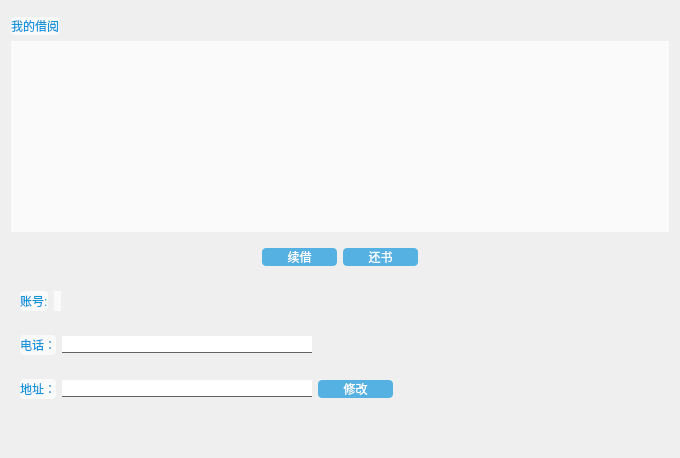
<?xml version="1.0" encoding="UTF-8"?>
<ui version="4.0">
 <class>PersonalCenter</class>
 <widget class="QWidget" name="PersonalCenter">
  <property name="geometry">
   <rect>
    <x>0</x>
    <y>0</y>
    <width>680</width>
    <height>458</height>
   </rect>
  </property>
  <property name="windowTitle">
   <string>Form</string>
  </property>
  <property name="styleSheet">
   <string notr="true">QLabel,
QPushButton 
{
	border: none;
	color: #1296db;
	font: 14px &quot;微软雅黑&quot;;
}

QTableView
{
	border: none;
	background-color: rgba(255, 255, 255, 0.7);
	color: #000000;
	font: 14px &quot;微软雅黑&quot;;
}

QTableView:item:selected
{
	color: #1296db;
	background: qlineargradient(spread: pad, x1: 0, y1: 0, x2: 0, y2: 1, stop: 0 #def0fe, stop: 1 #c0def6);
}

QTableView:item:hover
{
	background: qlineargradient(spread: pad, x1: 0, y1: 0, x2: 0, y2: 1, stop: 0 #f2f9ff, stop: 1 #daefff);
}

QTableView:item
{
	padding: 5px;
	margin: 0px;
}

QScrollBar:vertical
{
	padding-top: 15px;
	padding-bottom: 15px;
	background-color: rgba(0, 0, 0, 0);
}

QScrollBar:add-line:vertical
{
	height: 15px;
	width: 15px;
	subcontrol-position: bottom;
	subcontrol-origin: margin;
	border-image: url(:/Images/down.png);
}

QScrollBar:add-line:vertical:pressed
{
	height: 15px;
	width: 15px;
	subcontrol-position: bottom;
	subcontrol-origin: margin;
	border-image: url(:/Images/down_pre.png);
}

QScrollBar:sub-line:vertical
{
	height: 15px;
	width: 15px;
	subcontrol-position: top;
	subcontrol-origin: margin;
	border-image: url(:/Images/up.png);
}

QScrollBar:sub-line:vertical:pressed
{
	height: 15px;
	width: 15px;
	subcontrol-position: top;
	subcontrol-origin: margin;
	border-image: url(:/Images/up_pre.png);
}

QScrollBar:handle:vertical
{
	background: #1296db;
	width: 15px;
}

QScrollBar:handle:vertical:hover
{
	width: 15px;
	background: #00aaff;
}

QPushButton:pressed
{
	color: #ffffff;
}

QMessageBox
{
	border-image: url(:/Images/dialog.jpg);
}</string>
  </property>
  <layout class="QVBoxLayout" name="verticalLayout">
   <item>
    <widget class="MenuBar" name="widget_3" native="true"/>
   </item>
   <item>
    <widget class="QLabel" name="myBorrowLabel">
     <property name="sizePolicy">
      <sizepolicy hsizetype="Fixed" vsizetype="Preferred">
       <horstretch>0</horstretch>
       <verstretch>0</verstretch>
      </sizepolicy>
     </property>
     <property name="styleSheet">
      <string notr="true">QLabel
{
	background-color: rgba(255, 255, 255, 0.7);
    border-radius: 4px;  
	color: #1296db;
	font: 14px &quot;微软雅黑&quot;;
}</string>
     </property>
     <property name="text">
      <string>我的借阅</string>
     </property>
    </widget>
   </item>
   <item>
    <widget class="QTableView" name="bookInfoView">
     <property name="focusPolicy">
      <enum>Qt::NoFocus</enum>
     </property>
     <property name="editTriggers">
      <set>QAbstractItemView::NoEditTriggers</set>
     </property>
     <property name="selectionMode">
      <enum>QAbstractItemView::SingleSelection</enum>
     </property>
     <property name="selectionBehavior">
      <enum>QAbstractItemView::SelectRows</enum>
     </property>
     <property name="sortingEnabled">
      <bool>false</bool>
     </property>
    </widget>
   </item>
   <item>
    <widget class="QWidget" name="widget" native="true">
     <layout class="QHBoxLayout" name="horizontalLayout">
      <item>
       <spacer name="horizontalSpacer">
        <property name="orientation">
         <enum>Qt::Horizontal</enum>
        </property>
        <property name="sizeHint" stdset="0">
         <size>
          <width>40</width>
          <height>20</height>
         </size>
        </property>
       </spacer>
      </item>
      <item>
       <widget class="QPushButton" name="reBorrowButton">
        <property name="minimumSize">
         <size>
          <width>75</width>
          <height>0</height>
         </size>
        </property>
        <property name="focusPolicy">
         <enum>Qt::NoFocus</enum>
        </property>
        <property name="styleSheet">
         <string notr="true">QPushButton 
{
	background-color: rgba(18, 150, 219, 0.7);
    border-radius: 4px;  
	color: #ffffff;
	font: 14px &quot;微软雅黑&quot;;
}  

QPushButton:pressed
{
	background-color: #00aaff;
}</string>
        </property>
        <property name="text">
         <string>续借</string>
        </property>
       </widget>
      </item>
      <item>
       <widget class="QPushButton" name="returnButton">
        <property name="minimumSize">
         <size>
          <width>75</width>
          <height>0</height>
         </size>
        </property>
        <property name="focusPolicy">
         <enum>Qt::NoFocus</enum>
        </property>
        <property name="toolTip">
         <string>点击还书后，请将书籍整理好，稍后会有专人回收</string>
        </property>
        <property name="styleSheet">
         <string notr="true">QPushButton 
{
	background-color: rgba(18, 150, 219, 0.7);
    border-radius: 4px;  
	color: #ffffff;
	font: 14px &quot;微软雅黑&quot;;
}  

QPushButton:pressed
{
	background-color: #00aaff;
}</string>
        </property>
        <property name="text">
         <string>还书</string>
        </property>
       </widget>
      </item>
      <item>
       <spacer name="horizontalSpacer_2">
        <property name="orientation">
         <enum>Qt::Horizontal</enum>
        </property>
        <property name="sizeHint" stdset="0">
         <size>
          <width>40</width>
          <height>20</height>
         </size>
        </property>
       </spacer>
      </item>
     </layout>
    </widget>
   </item>
   <item>
    <widget class="QWidget" name="widget_2" native="true">
     <layout class="QHBoxLayout" name="horizontalLayout_2">
      <item>
       <widget class="QLabel" name="msgLabel">
        <property name="styleSheet">
         <string notr="true">QLabel
{
	background-color: rgba(255, 255, 255, 0.7);
    border-radius: 4px;  
	color: #1296db;
	font: 14px &quot;微软雅黑&quot;;
}</string>
        </property>
        <property name="text">
         <string>账号:</string>
        </property>
       </widget>
      </item>
      <item>
       <widget class="QLabel" name="accountLabel">
        <property name="styleSheet">
         <string notr="true">QLabel
{
	background-color: rgba(255, 255, 255, 0.7);
    border-radius: 4px;  
	color: #1296db;
	font: 14px &quot;微软雅黑&quot;;
}</string>
        </property>
        <property name="text">
         <string/>
        </property>
       </widget>
      </item>
      <item>
       <spacer name="horizontalSpacer_3">
        <property name="orientation">
         <enum>Qt::Horizontal</enum>
        </property>
        <property name="sizeHint" stdset="0">
         <size>
          <width>40</width>
          <height>20</height>
         </size>
        </property>
       </spacer>
      </item>
     </layout>
    </widget>
   </item>
   <item>
    <widget class="QWidget" name="widget_5" native="true">
     <layout class="QHBoxLayout" name="horizontalLayout_4">
      <item>
       <widget class="QLabel" name="label_2">
        <property name="styleSheet">
         <string notr="true">QLabel
{
	background-color: rgba(255, 255, 255, 0.7);
    border-radius: 4px;  
	color: #1296db;
	font: 14px &quot;微软雅黑&quot;;
}</string>
        </property>
        <property name="text">
         <string>电话：</string>
        </property>
       </widget>
      </item>
      <item>
       <widget class="QLineEdit" name="phoneEdit">
        <property name="maximumSize">
         <size>
          <width>250</width>
          <height>16777215</height>
         </size>
        </property>
        <property name="styleSheet">
         <string notr="true">border-left:none;
border-right:none;
border-top:none;
border-bottom:1px solid #636363;</string>
        </property>
       </widget>
      </item>
      <item>
       <spacer name="horizontalSpacer_5">
        <property name="orientation">
         <enum>Qt::Horizontal</enum>
        </property>
        <property name="sizeHint" stdset="0">
         <size>
          <width>40</width>
          <height>20</height>
         </size>
        </property>
       </spacer>
      </item>
     </layout>
    </widget>
   </item>
   <item>
    <widget class="QWidget" name="widget_4" native="true">
     <layout class="QHBoxLayout" name="horizontalLayout_3">
      <item>
       <widget class="QLabel" name="label">
        <property name="styleSheet">
         <string notr="true">QLabel
{
	background-color: rgba(255, 255, 255, 0.7);
    border-radius: 4px;  
	color: #1296db;
	font: 14px &quot;微软雅黑&quot;;
}</string>
        </property>
        <property name="text">
         <string>地址：</string>
        </property>
       </widget>
      </item>
      <item>
       <widget class="QLineEdit" name="addressEdit">
        <property name="maximumSize">
         <size>
          <width>250</width>
          <height>16777215</height>
         </size>
        </property>
        <property name="styleSheet">
         <string notr="true">border-left:none;
border-right:none;
border-top:none;
border-bottom:1px solid #636363;</string>
        </property>
       </widget>
      </item>
      <item>
       <widget class="QPushButton" name="changeButton">
        <property name="minimumSize">
         <size>
          <width>75</width>
          <height>0</height>
         </size>
        </property>
        <property name="focusPolicy">
         <enum>Qt::NoFocus</enum>
        </property>
        <property name="styleSheet">
         <string notr="true">QPushButton 
{
	background-color: rgba(18, 150, 219, 0.7);
    border-radius: 4px;  
	color: #ffffff;
	font: 14px &quot;微软雅黑&quot;;
}  

QPushButton:pressed
{
	background-color: #00aaff;
}</string>
        </property>
        <property name="text">
         <string>修改</string>
        </property>
       </widget>
      </item>
      <item>
       <spacer name="horizontalSpacer_4">
        <property name="orientation">
         <enum>Qt::Horizontal</enum>
        </property>
        <property name="sizeHint" stdset="0">
         <size>
          <width>40</width>
          <height>20</height>
         </size>
        </property>
       </spacer>
      </item>
     </layout>
    </widget>
   </item>
   <item>
    <spacer name="verticalSpacer">
     <property name="orientation">
      <enum>Qt::Vertical</enum>
     </property>
     <property name="sizeHint" stdset="0">
      <size>
       <width>20</width>
       <height>40</height>
      </size>
     </property>
    </spacer>
   </item>
  </layout>
 </widget>
 <customwidgets>
  <customwidget>
   <class>MenuBar</class>
   <extends>QWidget</extends>
   <header>menubar.h</header>
   <container>1</container>
  </customwidget>
 </customwidgets>
 <resources/>
 <connections/>
</ui>
